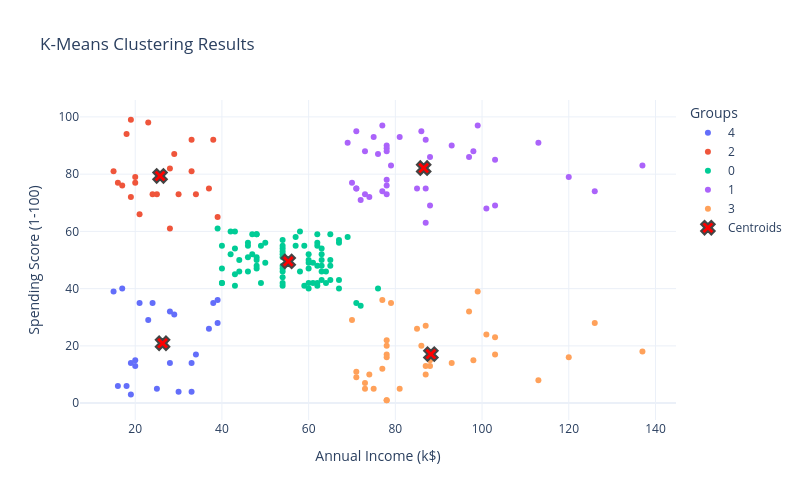

Write notebook code for a chart like this one.
### Code cell
# 3. Apply K-Means with chosen K ( K=5 )
optimal_k = 5
kmeans_final = KMeans(n_clusters=optimal_k, init='k-means++', random_state=42, n_init=10)
df['Cluster'] = kmeans_final.fit_predict(X_scaled)

# 4. Analyze Clusters: Mean values of features for each cluster
cluster_means = df.groupby('Cluster')[['Annual Income (k$)', 'Spending Score (1-100)']].mean()
print("Cluster Means:")
print(cluster_means)

# 4. Evaluate Clusters: Calculate Silhouette Score
score = silhouette_score(X_scaled, df['Cluster'])
print(f"\nSilhouette Score: {score:.2f}")

# 4. Visualize Clusters (Interactive with Hover)
import plotly.express as px
import plotly.graph_objects as go

# Ensure cluster column is a string for discrete colors
df['Cluster_Str'] = df['Cluster'].astype(str)

# 1. Create the main scatter plot for customers
fig = px.scatter(
    df, 
    x='Annual Income (k$)', 
    y='Spending Score (1-100)',
    color='Cluster_Str',
    title='K-Means Clustering Results',
    hover_data={'CustomerID': True},  # Displays CustomerID on hover
    labels={'Cluster_Str': 'Clusters'},
    template='plotly_white',
    width=800,
    height=500
)

# 2. Extract and inverse-transform centroids to match original scale
centroids = scaler.inverse_transform(kmeans_final.cluster_centers_)

# 3. Add the red 'X' centroids as a separate layer
fig.add_trace(
    go.Scatter(
        x=centroids[:, 0],
        y=centroids[:, 1],
        mode='markers',
        marker=dict(symbol='x', size=12, color='red', line=dict(width=2)),
        name='Centroids',
        hoverinfo='skip'  # Ignore centroids on cursor hover
    )
)

# 4. Clean up layout and display
fig.update_layout(legend_title_text='Groups')
fig.show()

### Figure 1 — Plotly figure (JSON) as saved in the notebook; plotly's stock layout.template omitted (floating-point values rounded to 4 significant figures)
{"data": [{"customdata": [[1], [3], [5], [7], [9], [11], [13], [15], [17], [19], [21], [23], [25], [27], [29], [31], [33], [35], [37], [39], [41], [43], [45]], "hovertemplate": "Clusters=4<br>Annual Income (k$)=%{x}<br>Spending Score (1-100)=%{y}<br>CustomerID=%{customdata[0]}<extra></extra>", "legendgroup": "4", "marker": {"color": "#636efa", "symbol": "circle"}, "mode": "markers", "name": "4", "orientation": "v", "showlegend": true, "type": "scatter", "x": [15, 16, 17, 18, 19, 19, 20, 20, 21, 23, 24, 25, 28, 28, 29, 30, 33, 33, 34, 37, 38, 39, 39], "xaxis": "x", "y": [39, 6, 40, 6, 3, 14, 15, 13, 35, 29, 35, 5, 14, 32, 31, 4, 4, 14, 17, 26, 35, 36, 28], "yaxis": "y"}, {"customdata": [[2], [4], [6], [8], [10], [12], [14], [16], [18], [20], [22], [24], [26], [28], [30], [32], [34], [36], [38], [40], [42], [46]], "hovertemplate": "Clusters=2<br>Annual Income (k$)=%{x}<br>Spending Score (1-100)=%{y}<br>CustomerID=%{customdata[0]}<extra></extra>", "legendgroup": "2", "marker": {"color": "#EF553B", "symbol": "circle"}, "mode": "markers", "name": "2", "orientation": "v", "showlegend": true, "type": "scatter", "x": [15, 16, 17, 18, 19, 19, 20, 20, 21, 23, 24, 25, 28, 28, 29, 30, 33, 33, 34, 37, 38, 39], "xaxis": "x", "y": [81, 77, 76, 94, 72, 99, 77, 79, 66, 98, 73, 73, 82, 61, 87, 73, 92, 81, 73, 75, 92, 65], "yaxis": "y"}, {"customdata": [[44], [47], [48], [49], [50], [51], [52], [53], [54], [55], [56], [57], [58], [59], [60], [61], [62], [63], [64], [65], [66], [67], [68], [69], [70], [71], [72], [73], [74], [75], [76], [77], [78], [79], [80], [81], [82], [83], [84], [85], [86], [87], [88], [89], [90], [91], [92], [93], [94], [95], [96], [97], [98], [99], [100], [101], [102], [103], [104], [105], [106], [107], [108], [109], [110], [111], [112], [113], [114], [115], [116], [117], [118], [119], [120], [121], [122], [123], [127], [133], [143]], "hovertemplate": "Clusters=0<br>Annual Income (k$)=%{x}<br>Spending Score (1-100)=%{y}<br>CustomerID=%{customdata[0]}<extra></extra>", "legendgroup": "0", "marker": {"color": "#00cc96", "symbol": "circle"}, "mode": "markers", "name": "0", "orientation": "v", "showlegend": true, "type": "scatter", "x": [39, 40, 40, 40, 40, 42, 42, 43, 43, 43, 43, 44, 44, 46, 46, 46, 46, 47, 47, 48, 48, 48, 48, 48, 48, 49, 49, 50, 50, 54, 54, 54, 54, 54, 54, 54, 54, 54, 54, 54, 54, 57, 57, 58, 58, 59, 59, 60, 60, 60, 60, 60, 60, 61, 61, 62, 62, 62, 62, 62, 62, 63, 63, 63, 63, 63, 63, 64, 64, 65, 65, 65, 65, 67, 67, 67, 67, 69, 71, 72, 76], "xaxis": "x", "y": [61, 55, 47, 42, 42, 52, 60, 54, 60, 45, 41, 50, 46, 51, 46, 56, 55, 52, 59, 51, 59, 50, 48, 59, 47, 55, 42, 49, 56, 47, 54, 53, 48, 52, 42, 51, 55, 41, 44, 57, 46, 58, 55, 60, 46, 55, 41, 49, 40, 42, 52, 47, 50, 42, 49, 41, 48, 59, 55, 56, 42, 50, 46, 43, 48, 52, 54, 42, 46, 48, 50, 43, 59, 43, 57, 56, 40, 58, 35, 34, 40], "yaxis": "y"}, {"customdata": [[124], [126], [128], [130], [132], [134], [136], [138], [140], [142], [144], [146], [148], [150], [152], [154], [156], [158], [160], [162], [164], [166], [168], [170], [172], [174], [176], [178], [180], [182], [184], [186], [188], [190], [192], [194], [196], [198], [200]], "hovertemplate": "Clusters=1<br>Annual Income (k$)=%{x}<br>Spending Score (1-100)=%{y}<br>CustomerID=%{customdata[0]}<extra></extra>", "legendgroup": "1", "marker": {"color": "#ab63fa", "symbol": "circle"}, "mode": "markers", "name": "1", "orientation": "v", "showlegend": true, "type": "scatter", "x": [69, 70, 71, 71, 71, 72, 73, 73, 74, 75, 76, 77, 77, 78, 78, 78, 78, 78, 78, 79, 81, 85, 86, 87, 87, 87, 88, 88, 93, 97, 98, 99, 101, 103, 103, 113, 120, 126, 137], "xaxis": "x", "y": [91, 77, 95, 75, 75, 71, 88, 73, 72, 93, 87, 97, 74, 90, 88, 76, 89, 78, 73, 83, 93, 75, 95, 63, 75, 92, 86, 69, 90, 86, 88, 97, 68, 85, 69, 91, 79, 74, 83], "yaxis": "y"}, {"customdata": [[125], [129], [131], [135], [137], [139], [141], [145], [147], [149], [151], [153], [155], [157], [159], [161], [163], [165], [167], [169], [171], [173], [175], [177], [179], [181], [183], [185], [187], [189], [191], [193], [195], [197], [199]], "hovertemplate": "Clusters=3<br>Annual Income (k$)=%{x}<br>Spending Score (1-100)=%{y}<br>CustomerID=%{customdata[0]}<extra></extra>", "legendgroup": "3", "marker": {"color": "#FFA15A", "symbol": "circle"}, "mode": "markers", "name": "3", "orientation": "v", "showlegend": true, "type": "scatter", "x": [70, 71, 71, 73, 73, 74, 75, 77, 77, 78, 78, 78, 78, 78, 78, 79, 81, 85, 86, 87, 87, 87, 88, 88, 93, 97, 98, 99, 101, 103, 103, 113, 120, 126, 137], "xaxis": "x", "y": [29, 11, 9, 5, 7, 10, 5, 12, 36, 22, 17, 20, 16, 1, 1, 35, 5, 26, 20, 27, 13, 10, 13, 15, 14, 32, 15, 39, 24, 17, 23, 8, 16, 28, 18], "yaxis": "y"}, {"hoverinfo": "skip", "marker": {"color": "red", "line": {"width": 2}, "size": 12, "symbol": "x"}, "mode": "markers", "name": "Centroids", "type": "scatter", "x": [55.3, 86.54, 25.73, 88.2, 26.3], "y": [49.52, 82.13, 79.36, 17.11, 20.91]}], "layout": {"height": 500, "legend": {"title": {"text": "Groups"}, "tracegroupgap": 0}, "title": {"text": "K-Means Clustering Results"}, "width": 800, "xaxis": {"anchor": "y", "domain": [0, 1], "title": {"text": "Annual Income (k$)"}}, "yaxis": {"anchor": "x", "domain": [0, 1], "title": {"text": "Spending Score (1-100)"}}}}
